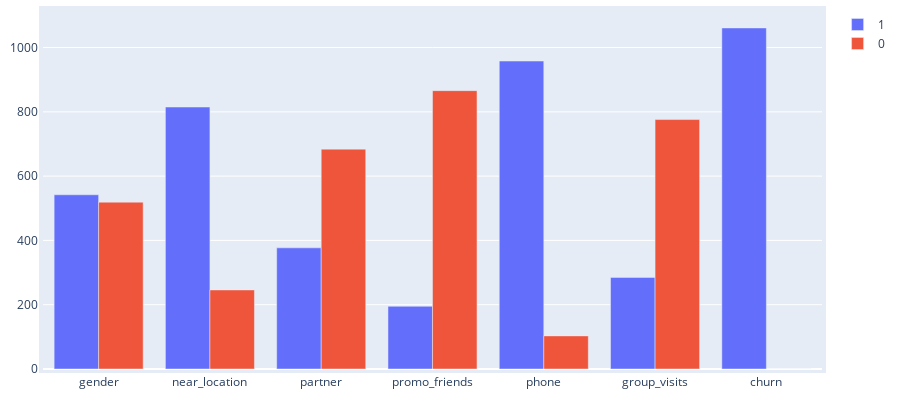
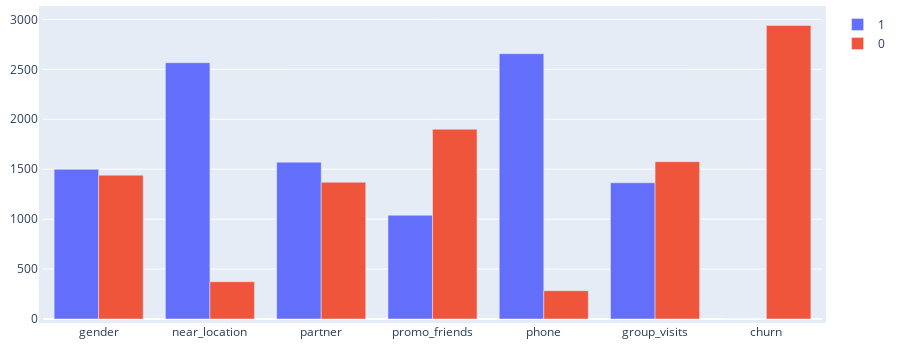

Notebook code for these charts, in order:
### Code cell
# only group who stayed 

#
df_stay_count = df_stay[binary].sum(axis = 0).reset_index()
#
df_stay_count = df_stay_count.rename(columns = {0: 'count_1'})
#
df_stay_count['count_0'] = len(df_stay) - df_stay_count['count_1'] 
#
fig = go.Figure()
fig.add_trace(go.Bar(x=df_stay_count['index'], y=df_stay_count['count_1'], name="1"))
fig.add_trace(go.Bar(x=df_stay_count['index'], y=df_stay_count['count_0'], name="0"))
fig.update_layout(autosize=False,width=900,height=400, 
                          margin=dict(l=10, r=10, b=10, t=10, pad=4))
fig.show()


# only group who left

#
df_left_count = df_left[binary].sum(axis = 0).reset_index()
#
df_left_count = df_left_count.rename(columns = {0: 'count_1'})
#
df_left_count['count_0'] = len(df_left) - df_left_count['count_1'] 
#
fig = go.Figure()
fig.add_trace(go.Bar(x=df_left_count['index'], y=df_left_count['count_1'], name="1"))
fig.add_trace(go.Bar(x=df_left_count['index'], y=df_left_count['count_0'], name="0"))
fig.update_layout(autosize=False,width=900,height=350, 
                          margin=dict(l=10, r=10, b=10, t=10, pad=4))
fig.show()


# update y label to be similar
# narrow columns
# brighter semi transperernt, green-orange colors

### Figure 1 — Plotly figure (JSON) as saved in the notebook; plotly's stock layout.template omitted (floating-point values rounded to 4 significant figures)
{"data": [{"name": "1", "type": "bar", "x": ["gender", "near_location", "partner", "promo_friends", "phone", "group_visits", "churn"], "y": [542, 815, 377, 195, 958, 285, 1061]}, {"name": "0", "type": "bar", "x": ["gender", "near_location", "partner", "promo_friends", "phone", "group_visits", "churn"], "y": [519, 246, 684, 866, 103, 776, 0]}], "layout": {"autosize": false, "height": 400, "margin": {"b": 10, "l": 10, "pad": 4, "r": 10, "t": 10}, "width": 900}}

### Figure 2 — Plotly figure (JSON) as saved in the notebook; plotly's stock layout.template omitted (floating-point values rounded to 4 significant figures)
{"data": [{"name": "1", "type": "bar", "x": ["gender", "near_location", "partner", "promo_friends", "phone", "group_visits", "churn"], "y": [1499, 2566, 1570, 1039, 2656, 1364, 0]}, {"name": "0", "type": "bar", "x": ["gender", "near_location", "partner", "promo_friends", "phone", "group_visits", "churn"], "y": [1440, 373, 1369, 1900, 283, 1575, 2939]}], "layout": {"autosize": false, "height": 350, "margin": {"b": 10, "l": 10, "pad": 4, "r": 10, "t": 10}, "width": 900}}
